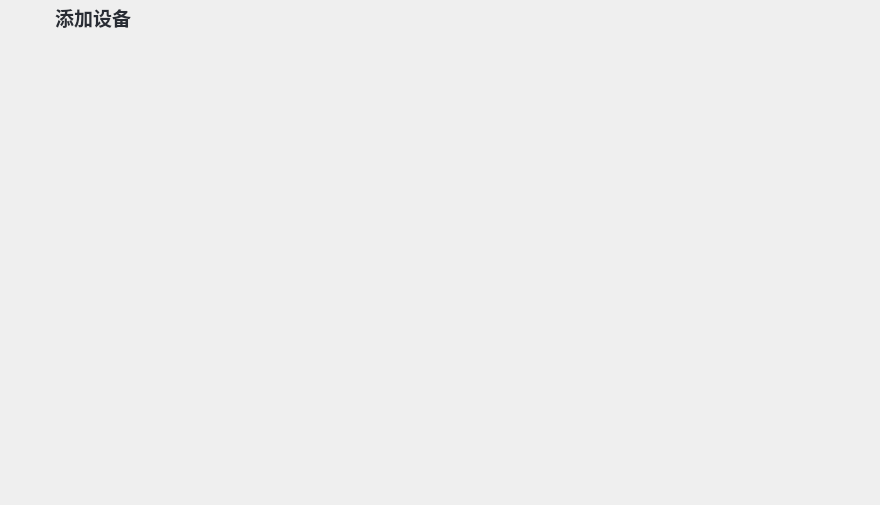
<?xml version="1.0" encoding="UTF-8"?>
<ui version="4.0">
 <class>addWindow</class>
 <widget class="QWidget" name="addWindow">
  <property name="geometry">
   <rect>
    <x>0</x>
    <y>0</y>
    <width>880</width>
    <height>505</height>
   </rect>
  </property>
  <property name="minimumSize">
   <size>
    <width>880</width>
    <height>505</height>
   </size>
  </property>
  <property name="maximumSize">
   <size>
    <width>880</width>
    <height>505</height>
   </size>
  </property>
  <property name="windowTitle">
   <string>Geek-Egret助手-添加设备</string>
  </property>
  <property name="windowIcon">
   <iconset>
    <normaloff>:/mainWindow/logo/logo_1.png</normaloff>:/mainWindow/logo/logo_1.png</iconset>
  </property>
  <widget class="QLabel" name="title">
   <property name="geometry">
    <rect>
     <x>55</x>
     <y>0</y>
     <width>91</width>
     <height>35</height>
    </rect>
   </property>
   <property name="minimumSize">
    <size>
     <width>0</width>
     <height>35</height>
    </size>
   </property>
   <property name="maximumSize">
    <size>
     <width>16777215</width>
     <height>35</height>
    </size>
   </property>
   <property name="font">
    <font>
     <family>微软雅黑</family>
     <pointsize>14</pointsize>
     <bold>true</bold>
    </font>
   </property>
   <property name="styleSheet">
    <string notr="true">color:#282c34;</string>
   </property>
   <property name="text">
    <string>添加设备</string>
   </property>
  </widget>
  <widget class="QPushButton" name="back">
   <property name="geometry">
    <rect>
     <x>15</x>
     <y>10</y>
     <width>35</width>
     <height>25</height>
    </rect>
   </property>
   <property name="minimumSize">
    <size>
     <width>35</width>
     <height>25</height>
    </size>
   </property>
   <property name="maximumSize">
    <size>
     <width>35</width>
     <height>25</height>
    </size>
   </property>
   <property name="text">
    <string/>
   </property>
   <property name="icon">
    <iconset resource="ge_helper.qrc">
     <normaloff>:/ui/ui_img/back.png</normaloff>:/ui/ui_img/back.png</iconset>
   </property>
   <property name="iconSize">
    <size>
     <width>25</width>
     <height>25</height>
    </size>
   </property>
   <property name="flat">
    <bool>true</bool>
   </property>
  </widget>
 </widget>
 <resources>
  <include location="ge_helper.qrc"/>
 </resources>
 <connections/>
</ui>
